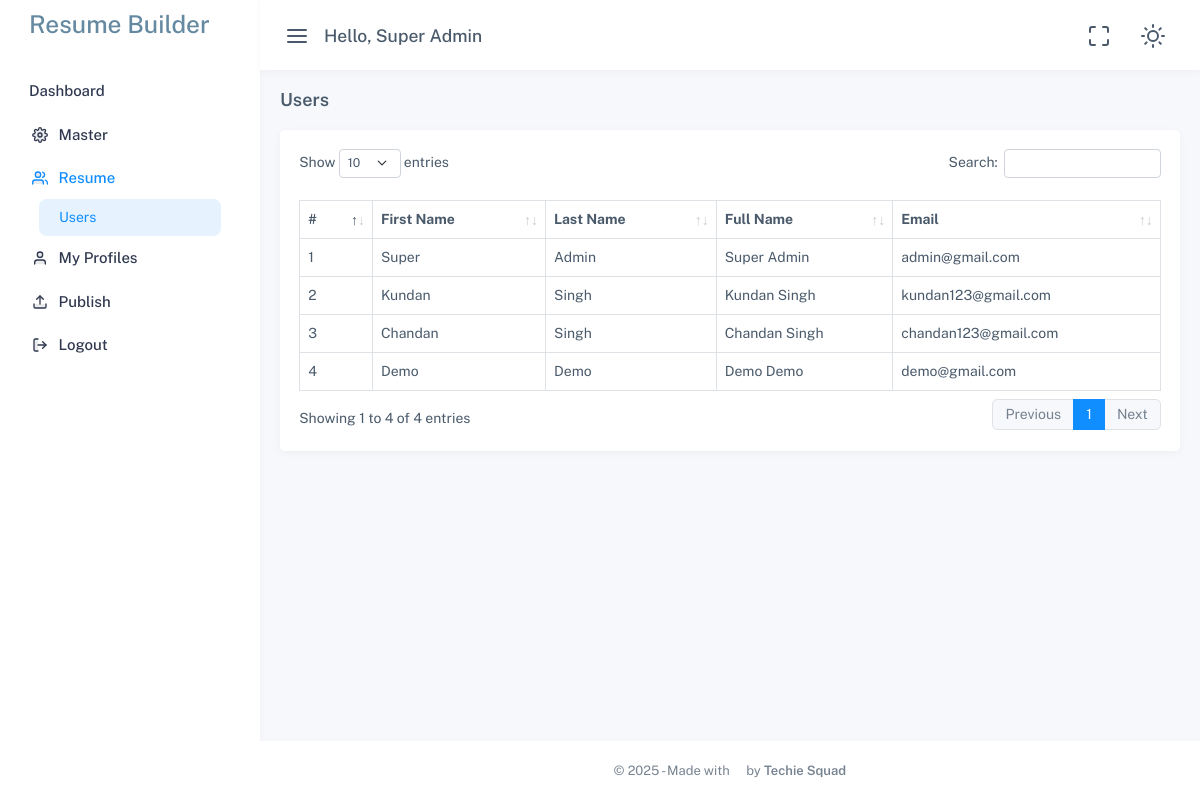
Page /admin/modules/home/registered_users.php (signed in) on the committed database.
### tables this page shows
CREATE TABLE `user_registrations` (
  `id` int NOT NULL,
  `first_name` varchar(50) DEFAULT NULL,
  `last_name` varchar(50) DEFAULT NULL,
  `user_type` varchar(20) DEFAULT NULL,
  `user_name` varchar(50) DEFAULT NULL,
  `email` varchar(256) DEFAULT NULL,
  `plain_password` varchar(50) DEFAULT NULL,
  `password` varchar(100) DEFAULT NULL,
  `token` varchar(191) DEFAULT NULL,
  `mobile` varchar(15) NOT NULL,
  `dob` date DEFAULT NULL,
  `address` text,
  `city` varchar(80) DEFAULT NULL,
  `state` varchar(50) DEFAULT NULL,
  `pincode` varchar(15) DEFAULT NULL,
  `country` varchar(50) DEFAULT NULL,
  `designation` varchar(100) DEFAULT NULL,
  `personal_no` varchar(20) DEFAULT NULL,
  `support_no` varchar(20) DEFAULT NULL,
  `office_no` varchar(20) DEFAULT NULL,
  `telegram` varchar(100) DEFAULT NULL,
  `skype` varchar(100) DEFAULT NULL,
  `punchline` varchar(100) DEFAULT NULL,
  `customer_count` int DEFAULT NULL,
  `award_count` int DEFAULT NULL,
  `linkedin` text,
  `experience` varchar(30) DEFAULT NULL,
  `project` varchar(30) DEFAULT NULL,
  `profile_image` varchar(100) DEFAULT NULL,
  `status` smallint DEFAULT '1',
  `created_at` timestamp NULL DEFAULT NULL,
  `updated_at` timestamp NOT NULL DEFAULT CURRENT_TIMESTAMP
);

### admin/includes/main_header.php (called while the page is built, shortened)
<?php
    include 'header.php';
?>

### admin/modules/home/registered_users.php (the view, shortened to what this page needs)
<?php
require_once '../../includes/main_header.php';
$id = 1;
?>
<body data-menu-color="light" data-sidebar="default">
  <div id="app-layout">
    <?php include '../../includes/topbar.php'; ?>
    <?php include '../../includes/left_sidebar.php'; ?>
    <div class="content-page">
      <div class="content">
        <div class="container-fluid">
          <div class="py-3 d-flex align-items-sm-center flex-sm-row flex-column">
            <div class="flex-grow-1">
              <h4 class="fs-18 fw-semibold m-0">Users</h4>
            </div>
          </div>
          <div class="row">
            <div class="col-xl-12">
              <div class="card">
                <div class="card-body">
                  <div class="row g-3">
                    <div class="col-12">
                      <table id="users-table" class="table table-bordered">
                        <thead>
                          <tr>
                            <th scope="col">#</th>
                            <th scope="col">First Name</th>
                            <th scope="col">Last Name</th>
                            <th scope="col">Full Name</th>
                            <th scope="col">Email</th>
                          </tr>
                        </thead>
                        <tbody>
                          <?php
                          $select = "SELECT * FROM `user_registrations`";
                          $result = mysqli_query($conn, $select);
                          if ($result && $result->num_rows > 0) {
                            while ($row = $result->fetch_assoc()) {
                              ?>
                              <tr>
                                <td scope="row"><?= $id ?></td>
                                <td><?= $row['first_name'] ?></td>
                                <td><?= $row['last_name'] ?></td>
                                <td><?php echo $row['first_name'] . ' ' . $row['last_name']; ?></td>
                                <td><?= $row['email'] ?></td>
                              </tr>
                              <?php
                              $id++;
                            }
                          }
                          ?>
                        </tbody>
                      </table>
                    </div>
                  </div>
                </div>
              </div>
            </div>
          </div>
        </div>
      </div>
    </div>
  </div>
  <?php require_once '../../includes/footer.php'; ?>
</body>
</html>

### admin/includes/header.php (shortened to what this page needs)
<!DOCTYPE html>
<html lang="en">
<head>
    <link href="../../assets/css/app.min.css" rel="stylesheet" type="text/css" id="app-style" />
    <link href="../../assets/css/icons.min.css" rel="stylesheet" type="text/css" />
    <link href="../../assets/css/custom.css" rel="stylesheet" type="text/css" />
    <link href="https://cdn.jsdelivr.net/npm/remixicon/fonts/remixicon.css" rel="stylesheet">
    <link href="../../assets/libs/datatables.net-bs5/css/dataTables.bootstrap5.min.css" rel="stylesheet" type="text/css" />
    <link href="../../assets/libs/datatables.net-responsive-bs5/css/responsive.bootstrap5.min.css" rel="stylesheet"
        type="text/css" />
        <link rel="stylesheet" href="https://cdnjs.cloudflare.com/ajax/libs/jquery-confirm/3.3.4/jquery-confirm.min.css">
</head>

### admin/includes/topbar.php (shortened to what this page needs)
<div class="topbar-custom">
    <div class="container-fluid">
        <div class="d-flex justify-content-between">
            <ul class="list-unstyled topnav-menu mb-0 d-flex align-items-center">
                <li>
                    <button class="button-toggle-menu nav-link">
                        <i data-feather="menu" class="noti-icon"></i>
                    </button>
                </li>
                <li class="d-none d-lg-block">
                    <h5 class="mb-0">Hello, <?php echo  $_SESSION['user_name'] ?></h5>
                </li>
            </ul>
            <ul class="list-unstyled topnav-menu mb-0 d-flex align-items-center">
                <li class="d-none d-sm-flex">
                    <button type="button" class="btn nav-link" data-toggle="fullscreen">
                        <i data-feather="maximize" class="align-middle fullscreen noti-icon"></i>
                    </button>
                </li>
                <li class="d-none d-sm-flex">
                    <button type="button" class="btn nav-link" id="light-dark-mode">
                        <i data-feather="sun" class="align-middle light-mode"></i>
                    </button>
                </li>
            </ul>
        </div>
    </div>
</div>

### admin/includes/left_sidebar.php (shortened to what this page needs)
<?php
require_once 'main_header.php';
if (isset($_SESSION['user_email'])) {
    $email = mysqli_real_escape_string($conn, $_SESSION['user_email']);
    $select = "SELECT * FROM `user_registrations` WHERE `email` = '$email'";
    $result = mysqli_query($conn, $select);
    if ($result && mysqli_num_rows($result) > 0) {
        $row = mysqli_fetch_assoc($result);
    } else {
        echo "No user found.";
    }
} else {
    echo "User email not set in session.";
}
?>
<div class="app-sidebar-menu">
  <div class="h-100" data-simplebar>
    <div id="sidebar-menu">
      <div class="logo-box">
        <h3 class="mt-2" style="color: #6589a1;">Resume Builder</h3>
      </div>
      <ul id="side-menu">
        <li><a href="../home/dashboard.php" class="tp-link">Dashboard</a></li>
        <li class="<?php echo ($row['user_type'] == 'admin') ? '' : 'd-none'; ?>">
          <a href="#categories" data-bs-toggle="collapse">
            <i data-feather="settings"></i>
            <span>Master</span>
            <span class="menu-arrow"></span>
          </a>
        </li>
        <li class="<?php echo ($row['user_type'] == 'admin') ? '' : 'd-none'; ?>">
          <a href="#users" data-bs-toggle="collapse">
            <i data-feather="users"></i>
            <span>Resume</span>
            <span class="menu-arrow"></span>
          </a>
          <div class="collapse" id="users">
            <ul class="nav-second-level">
              <li><a href="../home/registered_users.php" class="tp-link">Users</a></li>
            </ul>
          </div>
        </li>
        <li>
          <a href="#profiles" data-bs-toggle="collapse">
            <i data-feather="user"></i>
            <span>My Profiles</span>
            <span class="menu-arrow"></span>
          </a>
        </li>
        <li>
            <a data-bs-toggle="modal" data-bs-target="#resumeLink" style="cursor: pointer;">
                <i data-feather="upload"></i>
                <span>Publish</span>
            </a>
            </li>
        <li>
          <a onclick="logout()" style="cursor: pointer;">
            <i data-feather="log-out"></i>
            <span>Logout</span>
          </a>
        </li>
      </ul>
    </div>
  </div>
</div>

### admin/includes/footer.php (shortened to what this page needs)
<footer class="footer">
                <div class="container-fluid">
                    <div class="row">
                        <div class="col fs-13 text-muted text-center">
                            &copy;
                            <script>document.write(new Date().getFullYear())</script> - Made with <span
                                class="mdi mdi-heart text-danger"></span> by <a target="_blank" href="https://techiesquad.com/"
                                class="text-reset fw-semibold">Techie Squad</a>
                        </div>
                    </div>
                </div>
            </footer>

### admin/assets/css/custom.css (style rules this page uses)
table.dataTable.table-bordered { border-collapse: collapse !important; }
table.dataTable.table-bordered th, table.dataTable.table-bordered td { border: 1px solid #dee2e6 !important; }
table.dataTable.table-bordered { border-bottom: 1px solid #dee2e6 !important; }

### rows in the picture
user_registrations: first_name "Super", last_name "Admin", email "admin@gmail.com"
user_registrations: first_name "Kundan", last_name "Singh", email "kundan123@gmail.com"
user_registrations: first_name "Chandan", last_name "Singh", email "chandan123@gmail.com"
user_registrations: first_name "Demo", last_name "Demo", email "demo@gmail.com"

### other values in the picture
$_SESSION['user_name'] "Super Admin"
